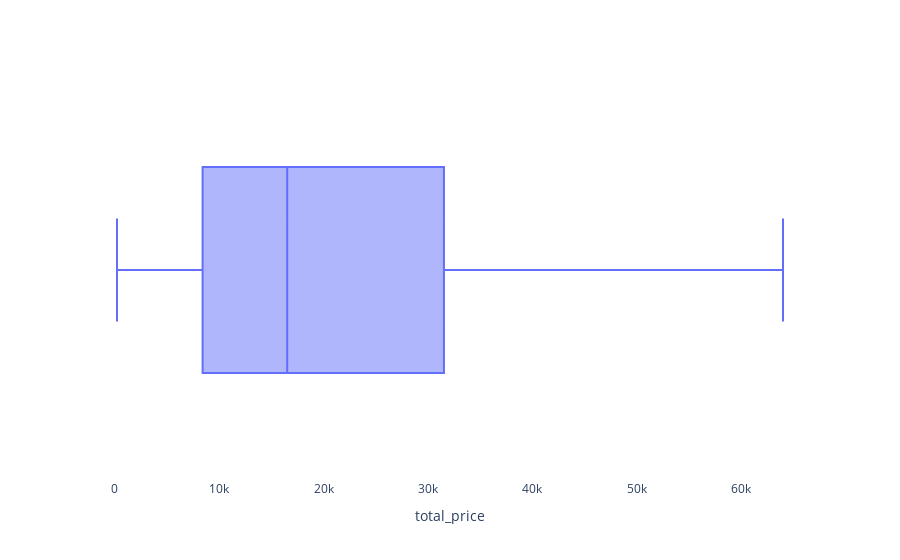

Here is the notebook cell this chart was saved with:
### Code cell
import matplotlib.pyplot as plt

price_distribution = visuals.price_distribution()
# save the plot as a PNG image
plt.savefig('price_distribution.png')

### Figure 1 — Plotly figure (JSON) as saved in the notebook; plotly's stock layout.template omitted (floating-point values rounded to 4 significant figures; data arrays with more than 128 entries replaced by an {"elided": "..."} marker saying what was removed)
{"data": [{"alignmentgroup": "True", "hovertemplate": "total_price=%{x}<extra></extra>", "legendgroup": "", "marker": {"color": "#636efa"}, "name": "", "notched": false, "offsetgroup": "", "orientation": "h", "showlegend": false, "type": "box", "x": {"elided": "22000 float values"}, "x0": " ", "xaxis": "x", "y0": " ", "yaxis": "y"}], "layout": {"boxmode": "group", "legend": {"tracegroupgap": 0}, "margin": {"t": 60}, "paper_bgcolor": "rgba(0,0,0,0)", "plot_bgcolor": "rgba(0,0,0,0)", "xaxis": {"anchor": "y", "domain": [0, 1], "title": {"text": "total_price"}}, "yaxis": {"anchor": "x", "domain": [0, 1]}}}
